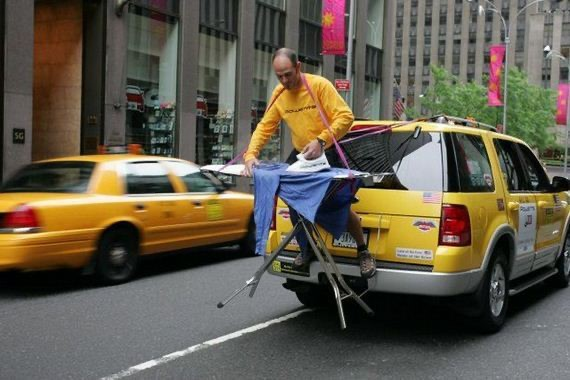
#> input picture VLM-R1/src/open-r1-multimodal/src/open_r1/llava/serve/examples/extreme_ironing.jpg, 570 x 380 px; its folder holds only this picture in this run
$ python -i crop.py   (imports and definitions only)
#> lines starting #> are read from the running program, lines starting #| are printed output that depends on the picture; after the words box and inside, x2 and y2 are one past the last pixel; in counts of white or black regions, pixels touching at a corner belong together
import os
from tqdm import tqdm
import cv2
import numpy as np
from glob import glob

def crop_save(path, save_path='./cropped', faild_dir=''):
#> called with save_path = './cropped', faild_dir = ''
    image = cv2.imread(path)
#> image is the input picture: shape (380, 570, 3); mean B, G, R 76.8, 92, 99
    try:
        hsv = cv2.cvtColor(image, cv2.COLOR_BGR2HSV) # HSV空间 只用于 Mask。
#> hsv: shape (380, 570, 3); mean H, S, V 59.8, 80.2, 104.6
    except cv2.error:
        print(path)
        if faild_dir:
            file_name = path.split('/')[-1]
            cv2.imwrite(os.path.join(faild_dir, file_name), image)
        return path

    # 设定颜色范围（根据实际情况调整）
    lower_color = np.array([0, 0, 0])
    upper_color = np.array([180, 255, 50])  # 这里假设亮度低于50的区域为黑色
    # 创建掩码
    mask = cv2.inRange(hsv, lower_color, upper_color)
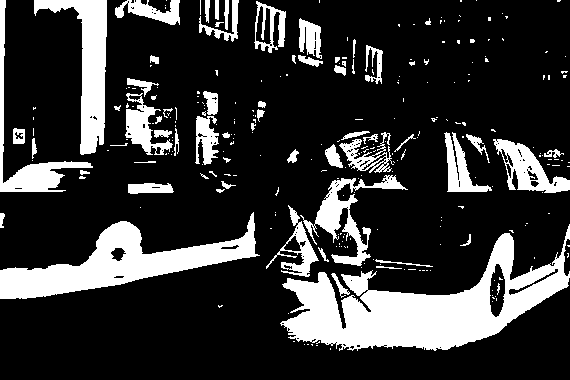
#> mask: shape (380, 570); 20.8% white; 273 white regions (211 under 20 px), largest, box (x1, y1, x2, y2) and area: (280, 224, 570, 351) 14700, (0, 212, 260, 299) 7901, (34, 0, 107, 155) 4104
    # 反转掩码，使得非黑色区域为白色
    mask = cv2.bitwise_not(mask)

    # 形态学操作
    kernel = np.ones((5, 5), np.uint8)
    opening = cv2.morphologyEx(mask, cv2.MORPH_OPEN, kernel)
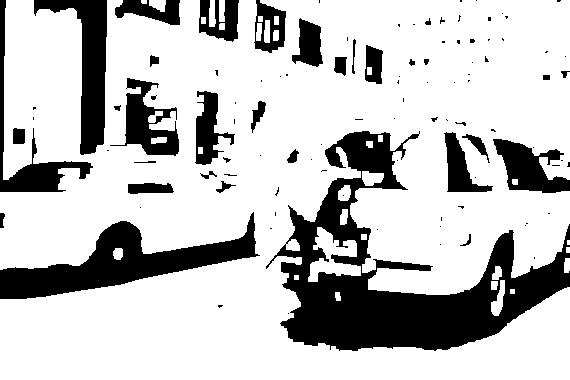
#> opening: shape (380, 570); 76.3% white; 104 black regions (70 under 20 px), largest, box (x1, y1, x2, y2) and area: (266, 131, 570, 351) 22718, (0, 212, 260, 299) 8000, (34, 0, 107, 155) 4155
    closing = cv2.morphologyEx(opening, cv2.MORPH_CLOSE, kernel)
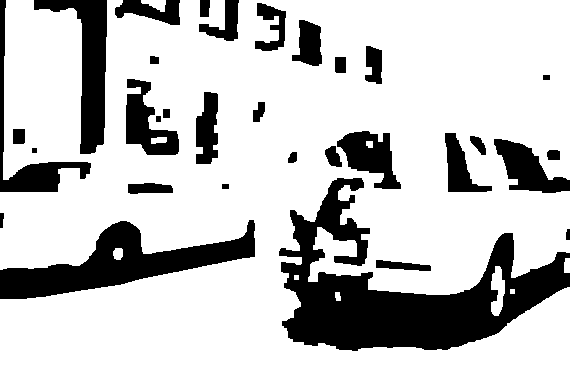
#> closing: shape (380, 570); 77.5% white; 32 black regions
    # 找到最大的轮廓
    contours, _ = cv2.findContours(closing, cv2.RETR_EXTERNAL, cv2.CHAIN_APPROX_SIMPLE)
#> contours = 8 contours, 2 with area under 20; largest, box (x1, y1, x2, y2) and area: (0, 0, 570, 380) 175336, (491, 266, 505, 316) 414, (141, 0, 166, 12) 152, (113, 248, 123, 260) 86, (564, 258, 570, 273) 66, (335, 292, 341, 301) 34
    height, width, _ = image.shape
#> height = 380; width = 570
    if contours:
        largest_contour = max(contours, key=cv2.contourArea)
#> largest_contour = contour of 1028 points, box (x1, y1, x2, y2) (0, 0, 570, 380), area 175336
        # 获取包围框
        x, y, w, h = cv2.boundingRect(largest_contour)
#> x = 0; y = 0; w = 570; h = 380
        # 裁剪图像
        bottom = min(y + 6 + h, height)
#> bottom = 380
        top = max(y - 6, 0)
#> top = 0
        left = max(x - 8, 0)
#> left = 0
        right = min(x + w + 8, width)
#> right = 570
        try:
            cropped_image = image[top:bottom, left:right]
            height, width, _ = cropped_image.shape
            if height < 28 or width < 28:
                if faild_dir:
                    file_name = path.split('/')[-1]
                    cv2.imwrite(os.path.join(faild_dir, file_name), image)
                    return path
            cv2.imwrite(save_path, cropped_image)
        except:
            cropped_image = image[y:y + h, x:x + w]
            height, width, _ = cropped_image.shape
            if height < 28 or width < 28:
                if faild_dir:
                    file_name = path.split('/')[-1]
                    cv2.imwrite(os.path.join(faild_dir, file_name), image)
                    return path
            cv2.imwrite(save_path, cropped_image)
        return ""
    else:
        print("No red region found.")
        print(path)
        if faild_dir:
            file_name = path.split('/')[-1]
            cv2.imwrite(os.path.join(faild_dir, file_name), image)
        return path

# images = glob('/mnt/inaisfs/data/home/tansy_criait/wass_flow_match_tsy/train/train_gan_v2/new_cropped-2004-2010/*.jpg') + glob('/mnt/inaisfs/data/home/tansy_criait/wass_flow_match_tsy/train/train_gan_v2/new_cropped-2004-2010/*.png')
images = glob("/mnt/inaisfs/data/home/tansy_criait/wass_flow_match_tsy/train/train_gan_v2/images_dia/*/*.jpg") + glob("/mnt/inaisfs/data/home/tansy_criait/wass_flow_match_tsy/train/train_gan_v2/images_dia/*/*.png")
num_failed = 0
num_total = 0
file_idx = 1
# [17 lines not run here, left out]

>>> result = crop_save('../../VLM-R1/src/open-r1-multimodal/src/open_r1/llava/serve/examples/extreme_ironing.jpg')
